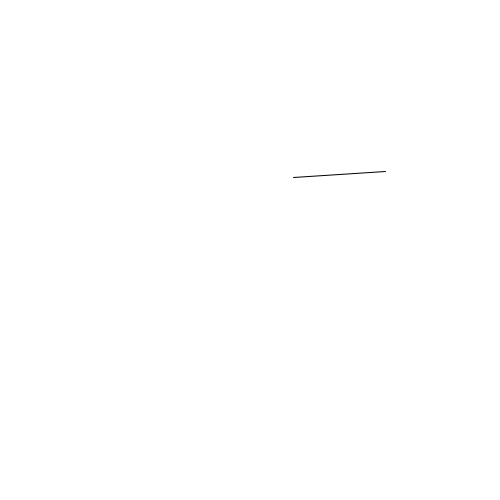
Frame 1 (no input)
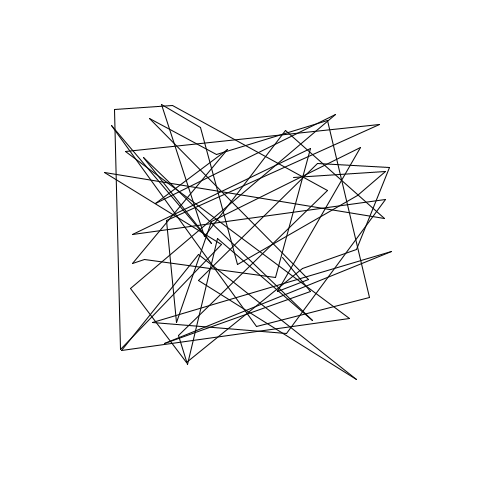
Frame 60 (the mouse pressed at the canvas centre just before this capture)
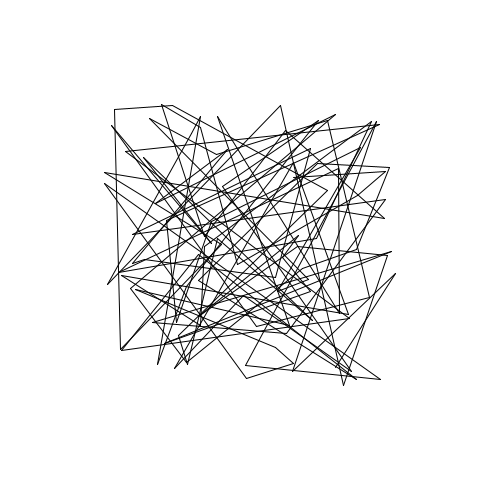
Frame 120 (the mouse held since frame 60 and released just before this capture)

The Processing sketch that drew these frames (run headless with seeded random() and noise(); from frame 60 on, the mouse is pressed at the canvas centre):

// Processing sketch: processing_52154
// ── processing_52154.pde

//--------------------------------------
// computer art 2012
// by antonio at 0280.org/processing
//---------------------------------------
// Rendering and Printing 
//---------------------------------------

void setup() {
  size(500,500);
  background(255);
  stroke(0); 
  strokeWeight(1);
  smooth();
 // noLoop();
  noFill();
  frameRate(6);
}
// global settings
int lineNum = 100;
float angle = 0.0;
float x= 100 + random(300);
float y= 100 + random(300);
float tx,ty;

void draw() { 
  if (frameCount < lineNum) {
         tx = 100 + random(300);
         ty = 100+ random(300);
         line(x,y,tx,ty);
         x = tx;
         y = ty;
 }
 
 
}
